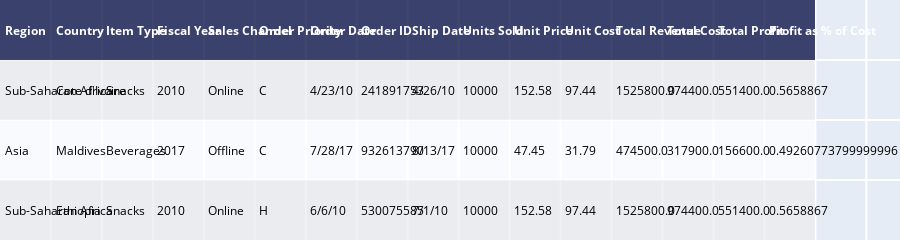

The code cell stored with this chart in its notebook:
### Code cell
ff.create_table(notliked_items)

### Figure 1 — Plotly figure (JSON) as saved in the notebook; plotly's stock layout.template omitted (floating-point values rounded to 4 significant figures)
{"data": [{"colorscale": [[0, "#00083e"], [0.5, "#ededee"], [1, "#ffffff"]], "hoverinfo": "none", "opacity": 0.75, "showscale": false, "type": "heatmap", "z": [[0, 0, 0, 0, 0, 0, 0, 0, 0, 0, 0, 0, 0, 0, 0, 0], [0.5, 0.5, 0.5, 0.5, 0.5, 0.5, 0.5, 0.5, 0.5, 0.5, 0.5, 0.5, 0.5, 0.5, 0.5, 0.5], [1, 1, 1, 1, 1, 1, 1, 1, 1, 1, 1, 1, 1, 1, 1, 1], [0.5, 0.5, 0.5, 0.5, 0.5, 0.5, 0.5, 0.5, 0.5, 0.5, 0.5, 0.5, 0.5, 0.5, 0.5, 0.5]]}], "layout": {"annotations": [{"align": "left", "font": {"color": "#ffffff"}, "showarrow": false, "text": "<b>Region</b>", "x": -0.45, "xanchor": "left", "xref": "x", "y": 0, "yref": "y"}, {"align": "left", "font": {"color": "#ffffff"}, "showarrow": false, "text": "<b>Country</b>", "x": 0.55, "xanchor": "left", "xref": "x", "y": 0, "yref": "y"}, {"align": "left", "font": {"color": "#ffffff"}, "showarrow": false, "text": "<b>Item Type</b>", "x": 1.55, "xanchor": "left", "xref": "x", "y": 0, "yref": "y"}, {"align": "left", "font": {"color": "#ffffff"}, "showarrow": false, "text": "<b>Fiscal Year</b>", "x": 2.55, "xanchor": "left", "xref": "x", "y": 0, "yref": "y"}, {"align": "left", "font": {"color": "#ffffff"}, "showarrow": false, "text": "<b>Sales Channel</b>", "x": 3.55, "xanchor": "left", "xref": "x", "y": 0, "yref": "y"}, {"align": "left", "font": {"color": "#ffffff"}, "showarrow": false, "text": "<b>Order Priority</b>", "x": 4.55, "xanchor": "left", "xref": "x", "y": 0, "yref": "y"}, {"align": "left", "font": {"color": "#ffffff"}, "showarrow": false, "text": "<b>Order Date</b>", "x": 5.55, "xanchor": "left", "xref": "x", "y": 0, "yref": "y"}, {"align": "left", "font": {"color": "#ffffff"}, "showarrow": false, "text": "<b>Order ID</b>", "x": 6.55, "xanchor": "left", "xref": "x", "y": 0, "yref": "y"}, {"align": "left", "font": {"color": "#ffffff"}, "showarrow": false, "text": "<b>Ship Date</b>", "x": 7.55, "xanchor": "left", "xref": "x", "y": 0, "yref": "y"}, {"align": "left", "font": {"color": "#ffffff"}, "showarrow": false, "text": "<b>Units Sold</b>", "x": 8.55, "xanchor": "left", "xref": "x", "y": 0, "yref": "y"}, {"align": "left", "font": {"color": "#ffffff"}, "showarrow": false, "text": "<b>Unit Price</b>", "x": 9.55, "xanchor": "left", "xref": "x", "y": 0, "yref": "y"}, {"align": "left", "font": {"color": "#ffffff"}, "showarrow": false, "text": "<b>Unit Cost</b>", "x": 10.55, "xanchor": "left", "xref": "x", "y": 0, "yref": "y"}, {"align": "left", "font": {"color": "#ffffff"}, "showarrow": false, "text": "<b>Total Revenue</b>", "x": 11.55, "xanchor": "left", "xref": "x", "y": 0, "yref": "y"}, {"align": "left", "font": {"color": "#ffffff"}, "showarrow": false, "text": "<b>Total Cost</b>", "x": 12.55, "xanchor": "left", "xref": "x", "y": 0, "yref": "y"}, {"align": "left", "font": {"color": "#ffffff"}, "showarrow": false, "text": "<b>Total Profit</b>", "x": 13.55, "xanchor": "left", "xref": "x", "y": 0, "yref": "y"}, {"align": "left", "font": {"color": "#ffffff"}, "showarrow": false, "text": "<b>Profit as % of Cost</b>", "x": 14.55, "xanchor": "left", "xref": "x", "y": 0, "yref": "y"}, {"align": "left", "font": {"color": "#000000"}, "showarrow": false, "text": "Sub-Saharan Africa", "x": -0.45, "xanchor": "left", "xref": "x", "y": 1, "yref": "y"}, {"align": "left", "font": {"color": "#000000"}, "showarrow": false, "text": "Cote d'Ivoire", "x": 0.55, "xanchor": "left", "xref": "x", "y": 1, "yref": "y"}, {"align": "left", "font": {"color": "#000000"}, "showarrow": false, "text": "Snacks", "x": 1.55, "xanchor": "left", "xref": "x", "y": 1, "yref": "y"}, {"align": "left", "font": {"color": "#000000"}, "showarrow": false, "text": "2010", "x": 2.55, "xanchor": "left", "xref": "x", "y": 1, "yref": "y"}, {"align": "left", "font": {"color": "#000000"}, "showarrow": false, "text": "Online", "x": 3.55, "xanchor": "left", "xref": "x", "y": 1, "yref": "y"}, {"align": "left", "font": {"color": "#000000"}, "showarrow": false, "text": "C", "x": 4.55, "xanchor": "left", "xref": "x", "y": 1, "yref": "y"}, {"align": "left", "font": {"color": "#000000"}, "showarrow": false, "text": "4/23/10", "x": 5.55, "xanchor": "left", "xref": "x", "y": 1, "yref": "y"}, {"align": "left", "font": {"color": "#000000"}, "showarrow": false, "text": "241891753", "x": 6.55, "xanchor": "left", "xref": "x", "y": 1, "yref": "y"}, {"align": "left", "font": {"color": "#000000"}, "showarrow": false, "text": "4/26/10", "x": 7.55, "xanchor": "left", "xref": "x", "y": 1, "yref": "y"}, {"align": "left", "font": {"color": "#000000"}, "showarrow": false, "text": "10000", "x": 8.55, "xanchor": "left", "xref": "x", "y": 1, "yref": "y"}, {"align": "left", "font": {"color": "#000000"}, "showarrow": false, "text": "152.58", "x": 9.55, "xanchor": "left", "xref": "x", "y": 1, "yref": "y"}, {"align": "left", "font": {"color": "#000000"}, "showarrow": false, "text": "97.44", "x": 10.55, "xanchor": "left", "xref": "x", "y": 1, "yref": "y"}, {"align": "left", "font": {"color": "#000000"}, "showarrow": false, "text": "1525800.0", "x": 11.55, "xanchor": "left", "xref": "x", "y": 1, "yref": "y"}, {"align": "left", "font": {"color": "#000000"}, "showarrow": false, "text": "974400.0", "x": 12.55, "xanchor": "left", "xref": "x", "y": 1, "yref": "y"}, {"align": "left", "font": {"color": "#000000"}, "showarrow": false, "text": "551400.0", "x": 13.55, "xanchor": "left", "xref": "x", "y": 1, "yref": "y"}, {"align": "left", "font": {"color": "#000000"}, "showarrow": false, "text": "0.5658867", "x": 14.55, "xanchor": "left", "xref": "x", "y": 1, "yref": "y"}, {"align": "left", "font": {"color": "#000000"}, "showarrow": false, "text": "Asia", "x": -0.45, "xanchor": "left", "xref": "x", "y": 2, "yref": "y"}, {"align": "left", "font": {"color": "#000000"}, "showarrow": false, "text": "Maldives", "x": 0.55, "xanchor": "left", "xref": "x", "y": 2, "yref": "y"}, {"align": "left", "font": {"color": "#000000"}, "showarrow": false, "text": "Beverages", "x": 1.55, "xanchor": "left", "xref": "x", "y": 2, "yref": "y"}, {"align": "left", "font": {"color": "#000000"}, "showarrow": false, "text": "2017", "x": 2.55, "xanchor": "left", "xref": "x", "y": 2, "yref": "y"}, {"align": "left", "font": {"color": "#000000"}, "showarrow": false, "text": "Offline", "x": 3.55, "xanchor": "left", "xref": "x", "y": 2, "yref": "y"}, {"align": "left", "font": {"color": "#000000"}, "showarrow": false, "text": "C", "x": 4.55, "xanchor": "left", "xref": "x", "y": 2, "yref": "y"}, {"align": "left", "font": {"color": "#000000"}, "showarrow": false, "text": "7/28/17", "x": 5.55, "xanchor": "left", "xref": "x", "y": 2, "yref": "y"}, {"align": "left", "font": {"color": "#000000"}, "showarrow": false, "text": "932613790", "x": 6.55, "xanchor": "left", "xref": "x", "y": 2, "yref": "y"}, {"align": "left", "font": {"color": "#000000"}, "showarrow": false, "text": "8/13/17", "x": 7.55, "xanchor": "left", "xref": "x", "y": 2, "yref": "y"}, {"align": "left", "font": {"color": "#000000"}, "showarrow": false, "text": "10000", "x": 8.55, "xanchor": "left", "xref": "x", "y": 2, "yref": "y"}, {"align": "left", "font": {"color": "#000000"}, "showarrow": false, "text": "47.45", "x": 9.55, "xanchor": "left", "xref": "x", "y": 2, "yref": "y"}, {"align": "left", "font": {"color": "#000000"}, "showarrow": false, "text": "31.79", "x": 10.55, "xanchor": "left", "xref": "x", "y": 2, "yref": "y"}, {"align": "left", "font": {"color": "#000000"}, "showarrow": false, "text": "474500.0", "x": 11.55, "xanchor": "left", "xref": "x", "y": 2, "yref": "y"}, {"align": "left", "font": {"color": "#000000"}, "showarrow": false, "text": "317900.0", "x": 12.55, "xanchor": "left", "xref": "x", "y": 2, "yref": "y"}, {"align": "left", "font": {"color": "#000000"}, "showarrow": false, "text": "156600.0", "x": 13.55, "xanchor": "left", "xref": "x", "y": 2, "yref": "y"}, {"align": "left", "font": {"color": "#000000"}, "showarrow": false, "text": "0.49260773799999996", "x": 14.55, "xanchor": "left", "xref": "x", "y": 2, "yref": "y"}, {"align": "left", "font": {"color": "#000000"}, "showarrow": false, "text": "Sub-Saharan Africa", "x": -0.45, "xanchor": "left", "xref": "x", "y": 3, "yref": "y"}, {"align": "left", "font": {"color": "#000000"}, "showarrow": false, "text": "Ethiopia", "x": 0.55, "xanchor": "left", "xref": "x", "y": 3, "yref": "y"}, {"align": "left", "font": {"color": "#000000"}, "showarrow": false, "text": "Snacks", "x": 1.55, "xanchor": "left", "xref": "x", "y": 3, "yref": "y"}, {"align": "left", "font": {"color": "#000000"}, "showarrow": false, "text": "2010", "x": 2.55, "xanchor": "left", "xref": "x", "y": 3, "yref": "y"}, {"align": "left", "font": {"color": "#000000"}, "showarrow": false, "text": "Online", "x": 3.55, "xanchor": "left", "xref": "x", "y": 3, "yref": "y"}, {"align": "left", "font": {"color": "#000000"}, "showarrow": false, "text": "H", "x": 4.55, "xanchor": "left", "xref": "x", "y": 3, "yref": "y"}, {"align": "left", "font": {"color": "#000000"}, "showarrow": false, "text": "6/6/10", "x": 5.55, "xanchor": "left", "xref": "x", "y": 3, "yref": "y"}, {"align": "left", "font": {"color": "#000000"}, "showarrow": false, "text": "530075585", "x": 6.55, "xanchor": "left", "xref": "x", "y": 3, "yref": "y"}, {"align": "left", "font": {"color": "#000000"}, "showarrow": false, "text": "7/1/10", "x": 7.55, "xanchor": "left", "xref": "x", "y": 3, "yref": "y"}, {"align": "left", "font": {"color": "#000000"}, "showarrow": false, "text": "10000", "x": 8.55, "xanchor": "left", "xref": "x", "y": 3, "yref": "y"}, {"align": "left", "font": {"color": "#000000"}, "showarrow": false, "text": "152.58", "x": 9.55, "xanchor": "left", "xref": "x", "y": 3, "yref": "y"}, {"align": "left", "font": {"color": "#000000"}, "showarrow": false, "text": "97.44", "x": 10.55, "xanchor": "left", "xref": "x", "y": 3, "yref": "y"}, {"align": "left", "font": {"color": "#000000"}, "showarrow": false, "text": "1525800.0", "x": 11.55, "xanchor": "left", "xref": "x", "y": 3, "yref": "y"}, {"align": "left", "font": {"color": "#000000"}, "showarrow": false, "text": "974400.0", "x": 12.55, "xanchor": "left", "xref": "x", "y": 3, "yref": "y"}, {"align": "left", "font": {"color": "#000000"}, "showarrow": false, "text": "551400.0", "x": 13.55, "xanchor": "left", "xref": "x", "y": 3, "yref": "y"}, {"align": "left", "font": {"color": "#000000"}, "showarrow": false, "text": "0.5658867", "x": 14.55, "xanchor": "left", "xref": "x", "y": 3, "yref": "y"}], "height": 170, "margin": {"b": 0, "l": 0, "r": 0, "t": 0}, "xaxis": {"dtick": 1, "gridwidth": 2, "showticklabels": false, "tick0": -0.5, "ticks": "", "zeroline": false}, "yaxis": {"autorange": "reversed", "dtick": 1, "gridwidth": 2, "showticklabels": false, "tick0": 0.5, "ticks": "", "zeroline": false}}}
